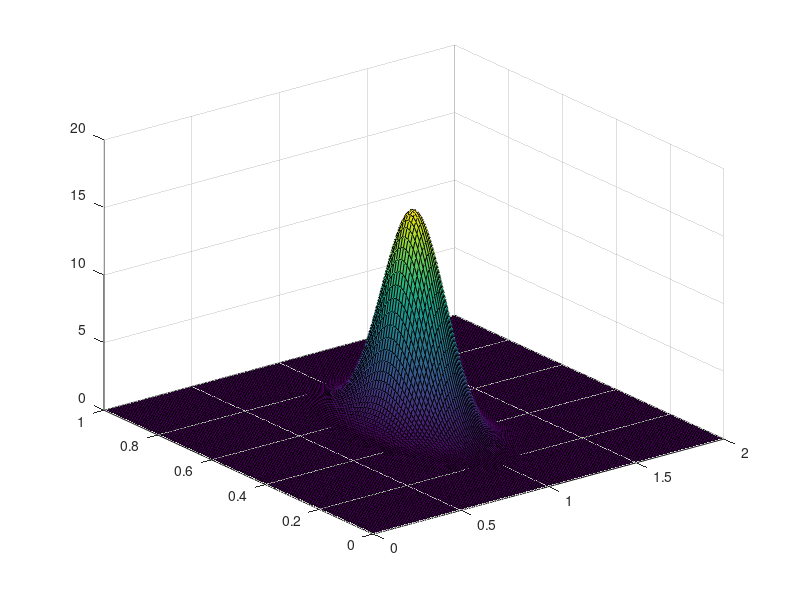

MATLAB code for this plot: (Note: this script raises an error after producing the figure.)
clear
clc

h=0.01;     
a=1;     
b=2;     

x = 0:h:a;
y = 0:h:b;
Nx=length(x);
Ny=length(y);
dx=h;
dy=h;
f=zeros(Nx,Ny); 

for i=1:Nx
    for j=1:Ny
        f(i,j)=(x(i)-0.5).^2+(y(j)-1).^2;
    end
end
sigma=0.1;
f=-f/(2*sigma^2);
f=exp(f)/(2*pi*sigma^2);
% f(10:70,30:50)=1;

surf(y,x,f)
title('Iterations k=0',FontSize=14)
lambda=1;

q=1.5;
for kk=1:10
    s=1; 
    sum=0; 
    v=zeros(Nx,Ny);
    while s>1e-6   
        w=v;    
        for k=2:1:Ny-1
            for l=2:1:Nx-1
                v(l,k)=(1-q)*v(l,k)+q*(v(l,k-1)+v(l-1,k)+v(l,k+1)+v(l+1,k)-h*h*(f(l,k)-tanh(f(l,k))^2))/4;
            end
        end
        s=max(max(abs(v-w)));   
        sum=sum+1;     
    end

    % Solve lambda    

    dfx=zeros(Nx,Ny);
    dfy=zeros(Nx,Ny);
    for i=1:Nx-1
        dfx(i,:)=(v(i+1,:)-v(i,:))/dx;
    end
    dfx(Nx,:)=dfx(Nx-1,:);
    for j=1:Ny-1
        dfy(:,j)=(v(:,j+1)-v(:,j))/dy;
    end
    dfy(:,Ny)=dfy(:,Ny-1);


   num=0;
   den=0;
   for i=1:Nx
        for j=1:Ny
            num=num+(v(i,j)^2+dfx(i,j)^2+dfy(i,j)^2)*dx*dy;
            den=den+v(i,j)^3*dx*dy;
        end
   end
   lambda=num/den;


    real_lambda=calculate_lambda(v,dfx,dfy,x,y,2);
    error=check_error(v,x,y,2);
    f=lambda*v;
    figure(1)
    surf(y,x,-v)
    title(['Interations k=',num2str(kk)],FontSize=14)

end




